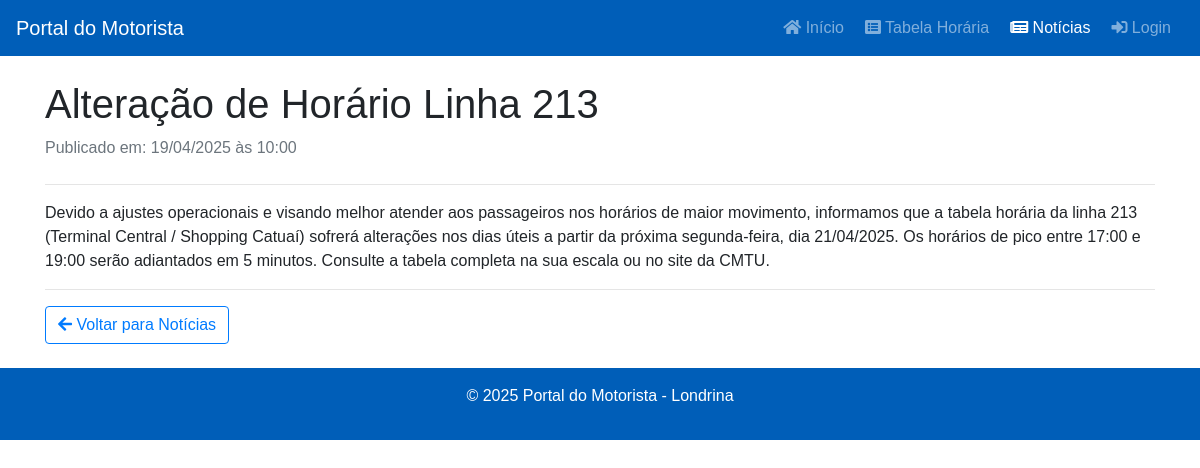
The app's page /ver_noticia.php?id=1 with its own data.
### tables this page shows
CREATE TABLE `noticias` (
  `id` int(11) NOT NULL,
  `titulo` varchar(255) NOT NULL,
  `resumo` text DEFAULT NULL,
  `conteudo_completo` longtext DEFAULT NULL,
  `data_publicacao` datetime NOT NULL,
  `imagem_destaque` varchar(255) DEFAULT NULL,
  `status` enum('publicada','rascunho','arquivada') NOT NULL DEFAULT 'rascunho',
  `data_modificacao` timestamp NULL DEFAULT NULL ON UPDATE current_timestamp() COMMENT 'Data da última modificação da notícia'
);

### ver_noticia.php (the view, shortened to what this page needs)
<?php
require_once 'db_config.php';
$noticia_encontrada = false;
$noticia_completa = null;
if (isset($_GET['id']) && filter_var($_GET['id'], FILTER_VALIDATE_INT) && $_GET['id'] > 0) {
    $noticia_id = (int)$_GET['id'];
    if (isset($pdo)) {
        try {
            $sql = "SELECT titulo, conteudo_completo, data_publicacao FROM noticias WHERE id = :id AND status = 'publicada' LIMIT 1";
            $stmt = $pdo->prepare($sql);
            $stmt->bindParam(':id', $noticia_id, PDO::PARAM_INT);
            $stmt->execute();
            $noticia_completa = $stmt->fetch(PDO::FETCH_ASSOC);
            if ($noticia_completa) {
                $noticia_encontrada = true;
            }
        } catch (PDOException $e) {
            error_log("Erro ao buscar notícia específica (ID: $noticia_id): " . $e->getMessage());
            $erro_busca = true;
        }
    } else { $erro_busca = true; }
}
require_once 'header.php';
?>
    <main class="container mt-4">
        <?php if ($noticia_encontrada): ?>
            <article>
                <header class="mb-4">
                    <h1><?php echo htmlspecialchars($noticia_completa['titulo']); ?></h1>
                    <p class="text-muted">
                        Publicado em: <?php
                            $data = new DateTime($noticia_completa['data_publicacao']);
                            echo $data->format('d/m/Y \à\s H:i');
                        ?>
                    </p>
                </header>
                <hr>
                <div class="conteudo-noticia">
                    <?php echo nl2br(htmlspecialchars($noticia_completa['conteudo_completo'])); ?>
                </div>
            </article>
            <hr>
            <a href="todas_noticias.php" class="btn btn-outline-primary"><i class="fas fa-arrow-left"></i> Voltar para Notícias</a>
        <?php endif; ?>
    </main>
<?php
require_once 'footer.php';
?>

### style.css (style rules this page uses)
:root { --cmtu-azul: #005EB8; --cmtu-amarelo: #FFDA29; --cmtu-verde: #008040; --cmtu-vermelho: #E60012; }
body { font-family: sans-serif; }
header { margin-bottom: 20px; }

### records on screen
noticias: titulo "Alteração de Horário Linha 213", data_publicacao "19/04/2025 às 10:00", conteudo_completo "Devido a ajustes operacionais e visando melhor atender aos passageiros nos horários de maior movimento, informamos que a tabela horária da linha 213 (Terminal Central / Shopping Catuaí) sofrerá alterações nos dias úteis a partir da próxima segunda-feira, dia 21/04/2025. Os horários de pico entre 17:00 e 19:00 serão adiantados em 5 minutos. Consulte a tabela completa na sua escala ou no site da CMTU."
